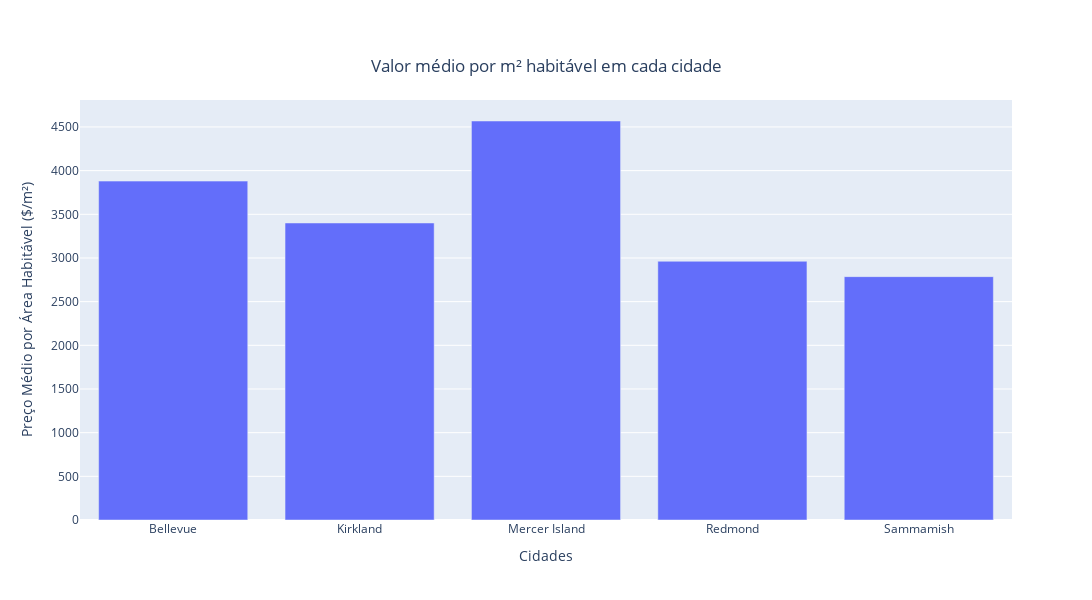

Source (notebook cell):
### Code cell
# Valor médio do m² x Cidade 

fig = px.bar(df_five_mean, x='city', y='sqm_price', title='Preço médio dos imóveis em cada cidade', labels={'sqm_price': 'Preço Médio por Área Habitável ($/m²)', 'city': 'Cidades'}, width=1200, height=600)

fig.update_layout(title={'text': 'Valor médio por m² habitável em cada cidade', 'x': 0.5, 'y': 0.9})

fig.show()

# Mercer Island possui o maior valor médio por m² habitável.
# Sammamish possui o menor valor médio por m² haitável, mesmo sendo muito próximo ao valor de Redmond.

### Figure 1 — Plotly figure (JSON) as saved in the notebook; plotly's stock layout.template omitted (floating-point values rounded to 4 significant figures)
{"data": [{"alignmentgroup": "True", "hovertemplate": "Cidades=%{x}<br>Preço Médio por Área Habitável ($/m²)=%{y}<extra></extra>", "legendgroup": "", "marker": {"color": "#636efa", "pattern": {"shape": ""}}, "name": "", "offsetgroup": "", "orientation": "v", "showlegend": false, "textposition": "auto", "type": "bar", "x": ["Bellevue", "Kirkland", "Mercer Island", "Redmond", "Sammamish"], "xaxis": "x", "y": [3880.0, 3401.0, 4568.0, 2962.0, 2786.0], "yaxis": "y"}], "layout": {"barmode": "relative", "height": 600, "legend": {"tracegroupgap": 0}, "title": {"text": "Valor médio por m² habitável em cada cidade", "x": 0.5, "y": 0.9}, "width": 1200, "xaxis": {"anchor": "y", "domain": [0, 1], "title": {"text": "Cidades"}}, "yaxis": {"anchor": "x", "domain": [0, 1], "title": {"text": "Preço Médio por Área Habitável ($/m²)"}}}}
